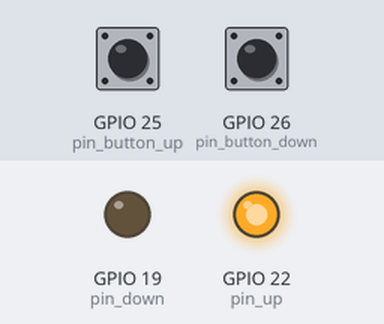
This program was run on a simulated ESP32 board running MicroPython. Parts: output pins drawn as LEDs (lit = HIGH). The inputs (shaded band) are chosen by the test bench; at power-on: GPIO 25 (pin_button_up) HIGH, GPIO 26 (pin_button_down) HIGH. What the program prints to the serial console is not drawn.

Above: at 0.2 s.
At 0.7 s:
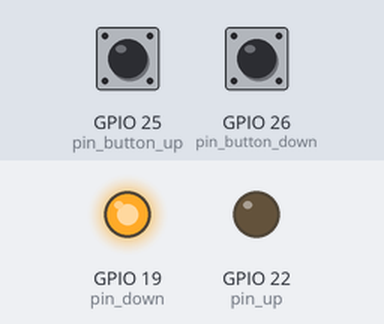
At 1.2 s:
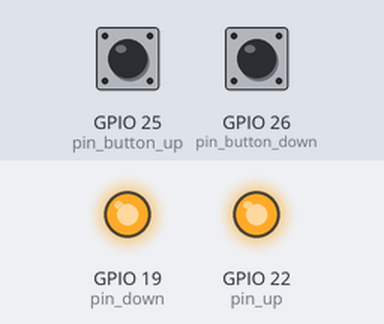
Timing chart, 0 to 2.7 s (numbered marks = the images above):
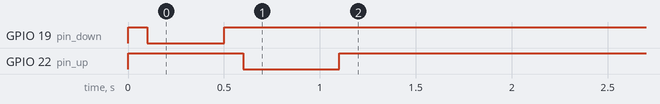

The program:

localswitchOnly.py
```python
import utime
import machine


def switch_up():
    pin_down.value(1)
    utime.sleep(t_SW)
    pin_up.value(0)


def switch_down():
    pin_up.value(1)
    utime.sleep(t_SW)
    pin_down.value(0)


def switch_off():
    pin_down.value(1)
    utime.sleep(t_SW)
    pin_up.value(1)


def but_down_state():
    if pin_button_down.value() == 0:  # pressed
        return 1
    elif pin_button_down.value() == 1:  # released
        return 0


def but_up_state():
    if pin_button_up.value() == 0:  # pressed
        return 1
    elif pin_button_up.value() == 1:  # released
        return 0


def rel_up_state():
    if pin_up.value() == 1:  # open
        return 0
    elif pin_up.value() == 0:  # closed
        return 1


def rel_down_state():
    if pin_down.value() == 1:  # open
        return 0
    elif pin_down.value() == 0:  # closed
        return 1


def PBit():
    print("PowerOnBit started")
    switch_down()
    utime.sleep(t_SW * 4)
    switch_up()
    utime.sleep(t_SW * 4)
    switch_off()


def button_switch():
    # physical button switch
    last_state_register = [but_up_state(), but_down_state()]
    PBit()

    while True:
        if last_state_register != [but_up_state(), but_down_state()]:

            # switch up
            if but_up_state() == 1 and rel_up_state() == 0:
                switch_up()
                # try:
                #     A.pub("Button Switch: [UP]")
                # except NameError:
                #     print("UP")

            # switch down
            elif but_down_state() == 1 and rel_down_state() == 0:
                switch_down()
                # try:
                #     A.pub("Button Switch: [DOWN]")
                # except NameError:
                #     print("DOWN")

            elif but_down_state() == 0 and but_down_state() == 0:  # and (rel_down_state() == 1 or rel_up_state() == 1):
                switch_off()
                # try:
                #     A.pub("Button Switch: [OFF]")
                # except NameError:
                #     print("OFF")
            last_state_register = [but_up_state(), but_down_state()]
            # print("end loop")

        utime.sleep(t_SW)


# # ################ Def GPIOs ESP8266 #########################################
# pin_up = machine.Pin(12, machine.Pin.OUT, machine.Pin.PULL_UP, value=1)  # value=1 actually is 0
# pin_down = machine.Pin(14, machine.Pin.OUT, machine.Pin.PULL_UP, value=1)
# pin_button_up = machine.Pin(4, machine.Pin.IN, machine.Pin.PULL_UP)
# pin_button_down = machine.Pin(5, machine.Pin.IN, machine.Pin.PULL_UP)
# t_SW = 0.1
# ######################################################################

# ################ Def GPIOs ESP32 #########################################
pin_up = machine.Pin(22, machine.Pin.OUT, machine.Pin.PULL_UP, value=1)  # value=1 actually is 0
pin_down = machine.Pin(19, machine.Pin.OUT, machine.Pin.PULL_UP, value=1)
pin_button_up = machine.Pin(25, machine.Pin.IN, machine.Pin.PULL_UP)
pin_button_down = machine.Pin(26, machine.Pin.IN, machine.Pin.PULL_UP)
t_SW = 0.1
######################################################################
button_switch()
```
